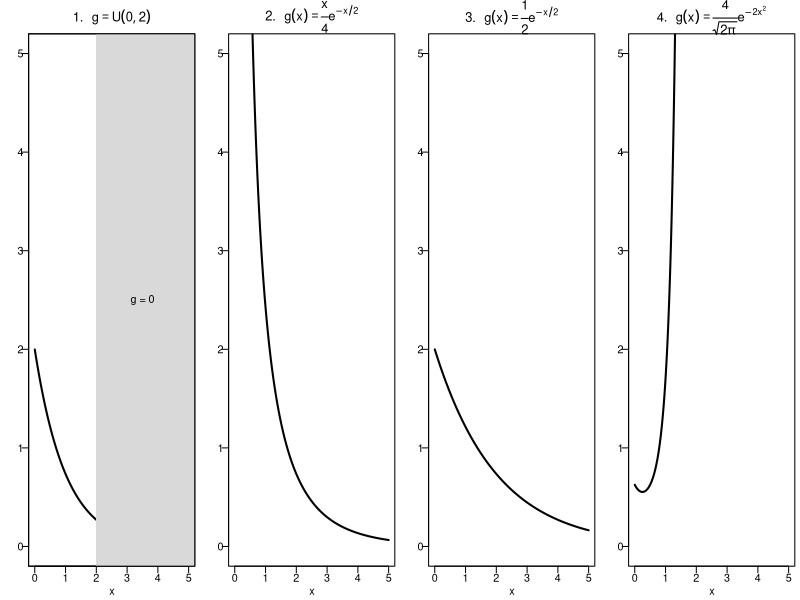

This chart was generated by the following R code:
## ---- chunk 1
knitr::opts_chunk$set(echo = FALSE)
## ---- chunk 2
x <- seq(0.001, 5, by = 0.001)
f <- exp(-x)
cands <- list(
  list(quote(paste("1.  ", g == U(0, 2))), ifelse(x <= 2, f / 0.5, NA)),
  list(quote(paste("2.  ", g(x) == frac(x, 4) * e^{-x/2})), f / (x * exp(-x / 2) / 4)),
  list(quote(paste("3.  ", g(x) == frac(1, 2) * e^{-x/2})), f / (exp(-x / 2) / 2)),
  list(quote(paste("4.  ", g(x) == frac(4, sqrt(2 * pi)) * e^{-2 * x^2})),
       f / (4 * exp(-2 * x^2) / sqrt(2 * pi)))
)
par(mfrow = c(1, 4), mar = c(2.6, 2.2, 2.6, 0.4), mgp = c(1.4, 0.4, 0),
    cex = 0.65, las = 1)
for (i in seq_along(cands)) {
  plot(x, cands[[i]][[2]], type = "l", lwd = 2, ylim = c(0, 5), xlim = c(0, 5),
       xlab = "x", ylab = "", main = cands[[i]][[1]])
  if (i == 1) {
    rect(2, -1, 6, 6, col = "gray85", border = NA)
    text(3.5, 2.5, "g = 0")
    box()
  }
}
